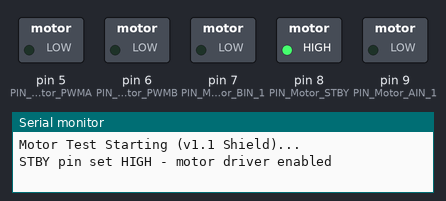
Simulated run of this sketch. Board: Arduino Uno, built with avr-gcc and run on an emulated ATmega328P. On the bench: switched loads named in the sketch (green lamp = pin HIGH), the last lines printed to the serial monitor.

Above: at 0.05 s.
At 1.55 s:
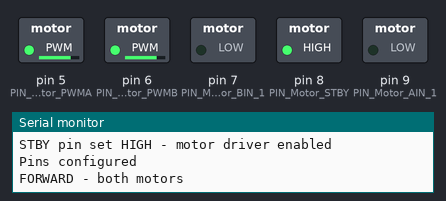
At 3.1 s:
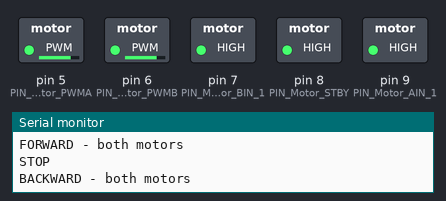
At 6.0 s:
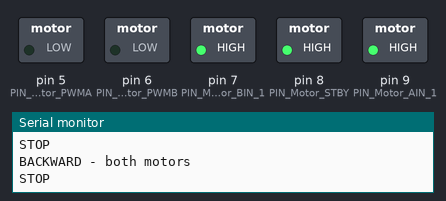
Timing chart, 0 to 7.8 s (numbered marks = the images above):
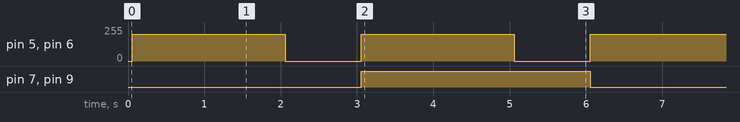

Measured:
- by itself, pin 5 (PIN_Motor_PWMA), pin 6 (PIN_Motor_PWMB): alternates 200/255 for 2.0 s and 0/255 for 1.0 s
- by itself, pin 7 (PIN_Motor_BIN_1), pin 9 (PIN_Motor_AIN_1): alternates HIGH for 3.0 s and LOW for 3.0 s

The sketch:

MotorTest.ino
```cpp
/*
 * Minimal Motor Test for Elegoo V4 (v1.1 Shield)
 * This directly controls the motors bypassing all other code.
 * Motors should spin forward for 2 seconds, then backward for 2 seconds, repeat.
 */

// Motor pins for SmartCar-Shield-v1.1 with DRV8835 driver
#define PIN_Motor_PWMA 5   // Right motor speed (PWM)
#define PIN_Motor_PWMB 6   // Left motor speed (PWM)
#define PIN_Motor_STBY 8   // Standby - MUST be HIGH to enable motors!
#define PIN_Motor_BIN_1 7  // Left motor direction
#define PIN_Motor_AIN_1 9  // Right motor direction (was 8 on newer boards)

void setup() {
  Serial.begin(9600);
  Serial.println("Motor Test Starting (v1.1 Shield)...");

  // Set all motor pins as outputs
  pinMode(PIN_Motor_PWMA, OUTPUT);
  pinMode(PIN_Motor_PWMB, OUTPUT);
  pinMode(PIN_Motor_AIN_1, OUTPUT);
  pinMode(PIN_Motor_BIN_1, OUTPUT);
  pinMode(PIN_Motor_STBY, OUTPUT);

  // CRITICAL: Enable the motor driver by setting STBY HIGH
  digitalWrite(PIN_Motor_STBY, HIGH);
  Serial.println("STBY pin set HIGH - motor driver enabled");

  Serial.println("Pins configured");
}

void loop() {
  Serial.println("FORWARD - both motors");

  // Forward: AIN_1 and BIN_1 LOW
  digitalWrite(PIN_Motor_AIN_1, LOW);
  digitalWrite(PIN_Motor_BIN_1, LOW);

  // Set speed (0-255)
  analogWrite(PIN_Motor_PWMA, 200);
  analogWrite(PIN_Motor_PWMB, 200);

  delay(2000);

  // Stop
  Serial.println("STOP");
  analogWrite(PIN_Motor_PWMA, 0);
  analogWrite(PIN_Motor_PWMB, 0);

  delay(1000);

  Serial.println("BACKWARD - both motors");

  // Backward: AIN_1 and BIN_1 HIGH
  digitalWrite(PIN_Motor_AIN_1, HIGH);
  digitalWrite(PIN_Motor_BIN_1, HIGH);

  // Set speed
  analogWrite(PIN_Motor_PWMA, 200);
  analogWrite(PIN_Motor_PWMB, 200);

  delay(2000);

  // Stop
  Serial.println("STOP");
  analogWrite(PIN_Motor_PWMA, 0);
  analogWrite(PIN_Motor_PWMB, 0);

  delay(1000);
}
```
